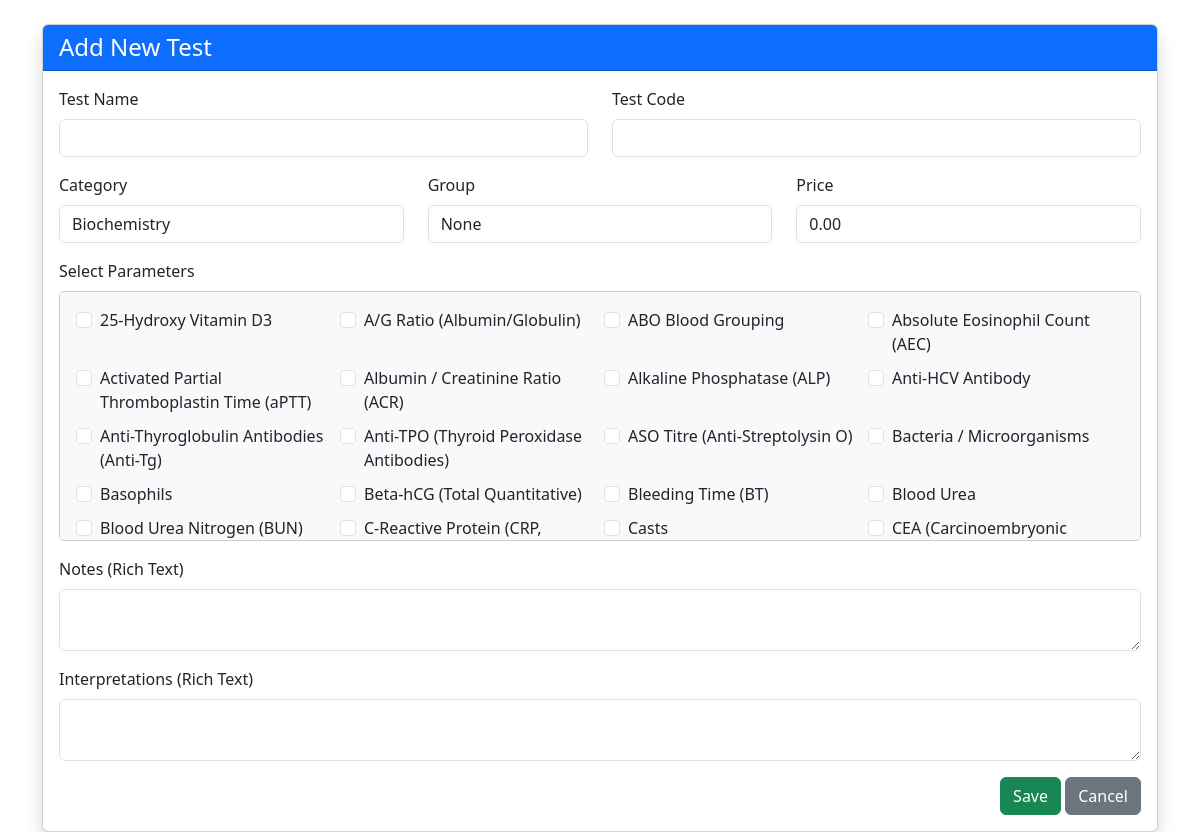
The page /base/lab_test_form_working.php (signed in) on the database its author committed.
### tables this page shows
CREATE TABLE `test_parameters` (
  `parameter_id` int(11) NOT NULL,
  `param_name` varchar(100) NOT NULL,
  `category_id` int(11) DEFAULT NULL,
  `group_id` int(11) DEFAULT NULL,
  `unit` varchar(20) DEFAULT NULL,
  `method` varchar(100) DEFAULT NULL,
  `interpretation` text DEFAULT NULL,
  `notes` text DEFAULT NULL,
  `formula` varchar(255) DEFAULT NULL,
  `formula_decimals` tinyint(2) DEFAULT 2
);

### base/lab_test_form_working.php (the view, shortened to what this page needs)
<?php
include 'db.php';
$edit = false;
function loadCategories($selected = null) {
    global $conn;
    $html = '';
    $res = $conn->query("SELECT * FROM test_categories");
    while ($row = $res->fetch_assoc()) {
        $sel = ($selected == $row['category_id']) ? 'selected' : '';
        $html .= "<option value='{$row['category_id']}' $sel>{$row['category_name']}</option>";
    }
    return $html;
}
?>
<!DOCTYPE html>
<html lang="en">
<head>
    <link rel="stylesheet" href="https://cdn.jsdelivr.net/npm/bootstrap@5.3.0/dist/css/bootstrap.min.css">
</head>
<body>
<div class="container mt-4">
    <div class="card shadow">
        <div class="card-header bg-primary text-white">
            <h4 class="mb-0"><?= $edit ? 'Edit Test' : 'Add New Test' ?></h4>
        </div>
        <div class="card-body">
            <form method="post" action="lab_test_save.php">
                <div class="row mb-3">
                    <div class="col-md-6">
                        <label class="form-label">Test Name</label>
                        <input type="text" name="test_name" class="form-control" value="<?= htmlspecialchars($test['test_name'] ?? '') ?>" required>
                    </div>
                    <div class="col-md-6">
                        <label class="form-label">Test Code</label>
                        <input type="text" name="test_code" class="form-control" value="<?= htmlspecialchars($test['test_code'] ?? '') ?>">
                    </div>
                </div>
                <div class="row mb-3">
                    <div class="col-md-4">
                        <label class="form-label">Category</label>
                        <select name="category_id" class="form-control" required>
                            <?= loadCategories($test['category_id'] ?? null) ?>
                        </select>
                    </div>
                    <div class="col-md-4">
                        <label class="form-label">Group</label>
                        <select name="group_id" class="form-control">
                            <option value="">None</option>
                        </select>
                    </div>
                    <div class="col-md-4">
                        <label class="form-label">Price</label>
                        <input type="number" step="0.01" name="price" class="form-control" value="<?= $test['price'] ?? '0.00' ?>">
                    </div>
                </div>
                <div class="mb-3">
                    <label class="form-label">Select Parameters</label>
                    <div class="parameter-container">
    <div class="row row-cols-1 row-cols-sm-2 row-cols-md-4 g-2">
        <?php
        $res = $conn->query("SELECT parameter_id, param_name FROM test_parameters ORDER BY param_name");
        while ($row = $res->fetch_assoc()) {
            $checked = in_array($row['parameter_id'], $param_ids ?? []) ? 'checked' : '';
            echo "<div class='col'>
                    <div class='form-check'>
                        <input class='form-check-input' type='checkbox' name='parameters[]' value='{$row['parameter_id']}' id='param{$row['parameter_id']}' $checked>
                        <label class='form-check-label' for='param{$row['parameter_id']}'>{$row['param_name']}</label>
                    </div>
                  </div>";
        }
        ?>
    </div>
</div>
                </div>
                <div class="mb-3">
                    <label class="form-label">Notes (Rich Text)</label>
                    <textarea name="notes" id="notes" class="form-control"><?= htmlspecialchars($test['notes'] ?? '') ?></textarea>
                </div>
                <div class="mb-3">
                    <label class="form-label">Interpretations (Rich Text)</label>
                    <textarea name="interpretations" id="interpretations" class="form-control"><?= htmlspecialchars($test['interpretations'] ?? '') ?></textarea>
                </div>
                <div class="text-end">
                    <button type="submit" class="btn btn-success">Save</button>
                    <a href="lab_test_list.php" class="btn btn-secondary">Cancel</a>
                </div>
            </form>
        </div>
    </div>
</div>
</body>
</html>

### base/lab_test_form_working.php (style rules this page uses)
.parameter-container { border: 1px solid #ccc; padding: 1rem; max-height: 250px; overflow-y: scroll; background: #f8f9fa; border-radius: 5px; }

### rows shown on the page
test_parameters: param_name "25-Hydroxy Vitamin D3"
test_parameters: param_name "A/G Ratio (Albumin/Globulin)"
test_parameters: param_name "ABO Blood Grouping"
test_parameters: param_name "Absolute Eosinophil Count (AEC)"
test_parameters: param_name "Activated Partial Thromboplastin Time (aPTT)"
test_parameters: param_name "Albumin / Creatinine Ratio (ACR)"
test_parameters: param_name "Alkaline Phosphatase (ALP)"
test_parameters: param_name "Anti-HCV Antibody"
test_parameters: param_name "Anti-Thyroglobulin Antibodies (Anti-Tg)"
test_parameters: param_name "Anti-TPO (Thyroid Peroxidase Antibodies)"
test_parameters: param_name "ASO Titre (Anti-Streptolysin O)"
test_parameters: param_name "Bacteria / Microorganisms"
test_parameters: param_name "Basophils"
test_parameters: param_name "Beta-hCG (Total Quantitative)"
test_parameters: param_name "Bleeding Time (BT)"
test_parameters: param_name "Blood Urea"
test_parameters: param_name "Blood Urea Nitrogen (BUN)"
test_parameters: param_name "C-Reactive Protein (CRP,…"
test_parameters: param_name "Casts"
test_parameters: param_name "CEA (Carcinoembryonic…"

### other values the page prints
form field category_id "Biochemistry"
